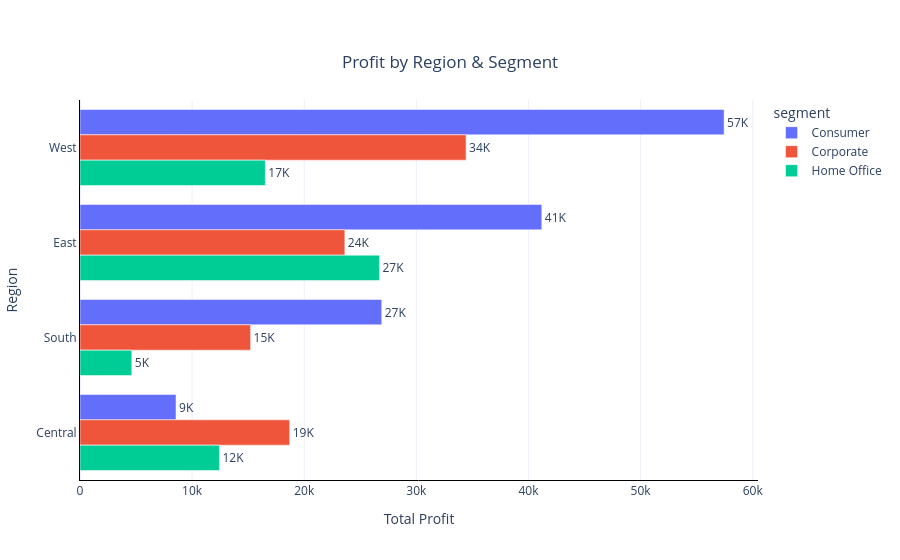

Source (notebook cell):
### Markdown cell above
>## 7) Clustered Bar Chart
>>### How do customer segments compare side-by-side within each region?

### Code cell
pro_reg_seg_bar=df.groupby(["region","segment"])["profit"].sum().reset_index()
pro_reg_seg_bar=pro_reg_seg_bar.sort_values("profit",ascending=False)

fig_clus_bar=px.bar(
    pro_reg_seg_bar,
    x="profit",
    y="region",
    title="Profit by Region & Segment",
    color="segment",
    text=pro_reg_seg_bar["profit"]/1000,
    barmode="group",
    orientation="h",
    )

fig_clus_bar.update_yaxes(autorange="reversed")


fig_clus_bar.update_traces(
    texttemplate='%{text:.0f}K',
    textposition="outside")

fig_clus_bar.update_layout(
    xaxis_title="Total Profit",
    yaxis_title="Region",
    xaxis_showgrid=True,
    template="plotly_white",
    legend_title="segment",
    title={ "text": "Profit by Region & Segment",
    "x": 0.5,
    "y": 0.9,
    "xanchor": "center"}

    )
fig_clus_bar.update_xaxes(showline=True, linewidth=1, linecolor='black')
fig_clus_bar.update_yaxes(showline=True, linewidth=1, linecolor='black')

fig_clus_bar.show()

### Figure 1 — Plotly figure (JSON) as saved in the notebook; plotly's stock layout.template omitted (floating-point values rounded to 4 significant figures)
{"data": [{"alignmentgroup": "True", "hovertemplate": "segment=Consumer<br>profit=%{x}<br>region=%{y}<br>text=%{text}<extra></extra>", "legendgroup": "Consumer", "marker": {"color": "#636efa", "pattern": {"shape": ""}}, "name": "Consumer", "offsetgroup": "Consumer", "orientation": "h", "showlegend": true, "text": [57.45, 41.19, 26.91, 8.564], "textposition": "outside", "texttemplate": "%{text:.0f}K", "type": "bar", "x": [57450.0, 41190.0, 26910.0, 8564.0], "xaxis": "x", "y": ["West", "East", "South", "Central"], "yaxis": "y"}, {"alignmentgroup": "True", "hovertemplate": "segment=Corporate<br>profit=%{x}<br>region=%{y}<br>text=%{text}<extra></extra>", "legendgroup": "Corporate", "marker": {"color": "#EF553B", "pattern": {"shape": ""}}, "name": "Corporate", "offsetgroup": "Corporate", "orientation": "h", "showlegend": true, "text": [34.44, 23.62, 18.7, 15.22], "textposition": "outside", "texttemplate": "%{text:.0f}K", "type": "bar", "x": [34440.0, 23620.0, 18700.0, 15220.0], "xaxis": "x", "y": ["West", "East", "Central", "South"], "yaxis": "y"}, {"alignmentgroup": "True", "hovertemplate": "segment=Home Office<br>profit=%{x}<br>region=%{y}<br>text=%{text}<extra></extra>", "legendgroup": "Home Office", "marker": {"color": "#00cc96", "pattern": {"shape": ""}}, "name": "Home Office", "offsetgroup": "Home Office", "orientation": "h", "showlegend": true, "text": [26.71, 16.53, 12.44, 4.621], "textposition": "outside", "texttemplate": "%{text:.0f}K", "type": "bar", "x": [26710.0, 16530.0, 12440.0, 4621.0], "xaxis": "x", "y": ["East", "West", "Central", "South"], "yaxis": "y"}], "layout": {"barmode": "group", "legend": {"title": {"text": "segment"}, "tracegroupgap": 0}, "title": {"text": "Profit by Region & Segment", "x": 0.5, "xanchor": "center", "y": 0.9}, "xaxis": {"anchor": "y", "domain": [0, 1], "linecolor": "black", "linewidth": 1, "showgrid": true, "showline": true, "title": {"text": "Total Profit"}}, "yaxis": {"anchor": "x", "autorange": "reversed", "domain": [0, 1], "linecolor": "black", "linewidth": 1, "showline": true, "title": {"text": "Region"}}}}
